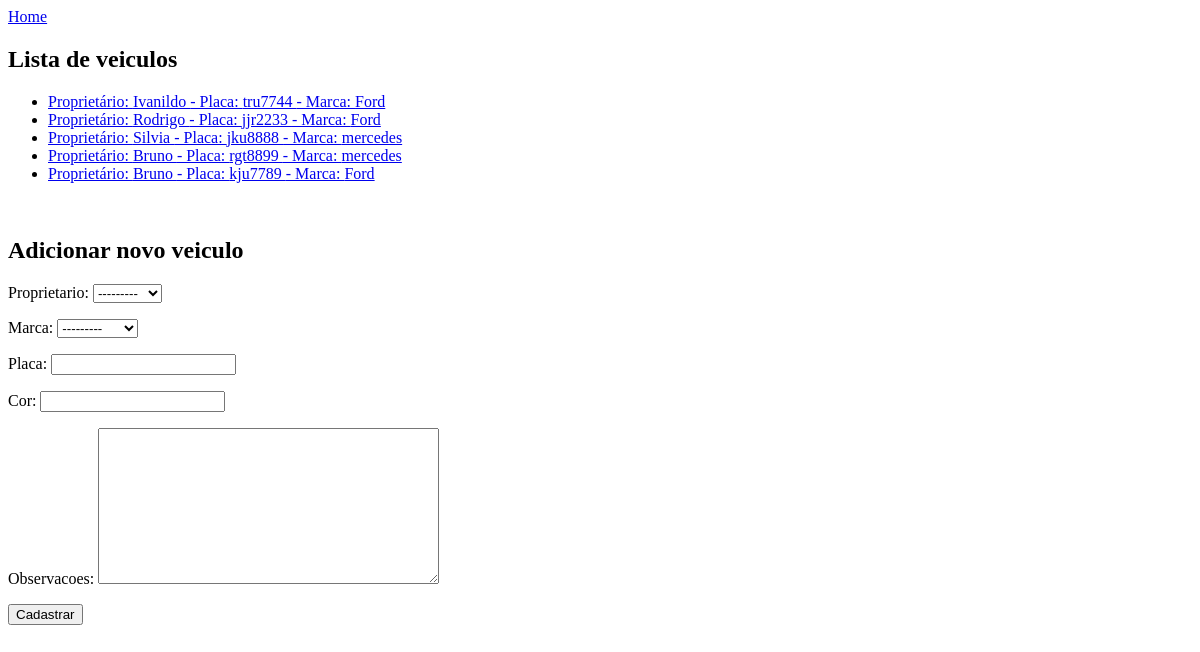
Before: /core/veiculos/ with the older database file.
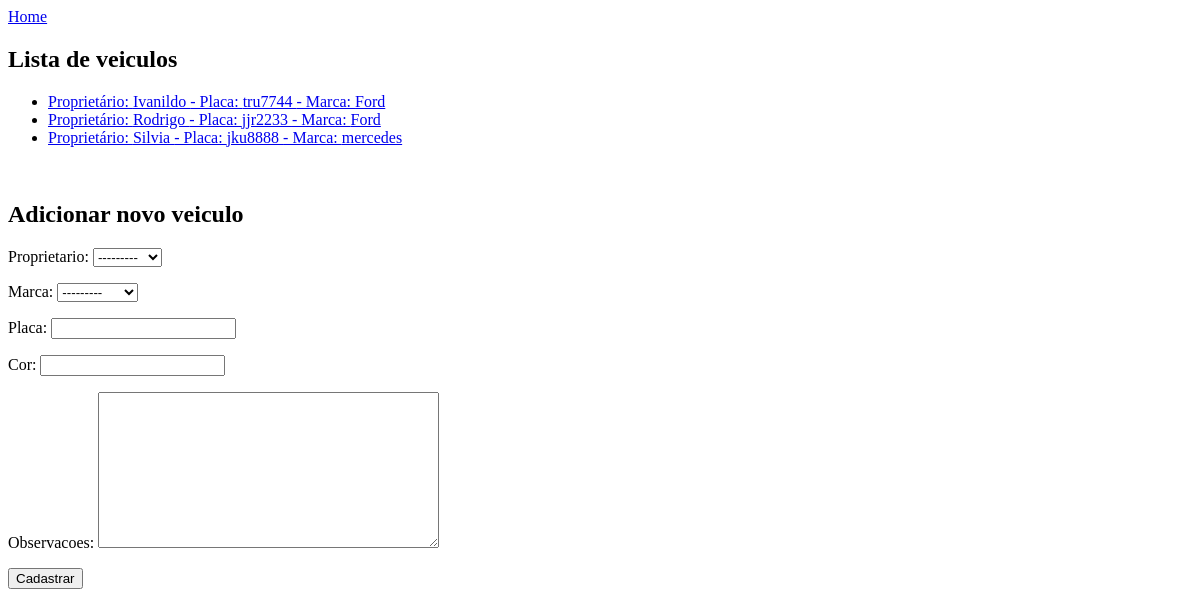
After: the same page with the newer database file.
### core/models.py (models this page shows, shortened)
class Veiculo(models.Model):
    proprietario = models.ForeignKey(Pessoa, on_delete=models.CASCADE)
    marca = models.ForeignKey(Marca, on_delete=models.CASCADE)
    placa = models.CharField(max_length=7)
    cor = models.CharField(max_length=20)
    observacoes = models.TextField(blank=True)

class Pessoa(models.Model):
    nome = models.CharField(max_length=100)
    endereco = models.CharField(max_length=200)
    telefone = models.CharField(max_length=20)
    def __str__(self):
        return self.nome

class Marca(models.Model):
    nome = models.CharField(max_length=50)
    def __str__(self):
        return self.nome

### core/views.py (the view)
# urls.py: path('veiculos/', views.lista_veiculos, name='lista_veiculos'),
def lista_veiculos(request):
    veiculos = Veiculo.objects.all()
    form = VeiculoForm()
    context = {'veiculos' : veiculos , 'form' : form}
    return render(request,'core/lista_veiculos.html',context)

### core/forms.py
class VeiculoForm(ModelForm):
    class Meta:
        model = Veiculo
        fields = '__all__'

### templates/core/lista_veiculos.html (shortened to what this page needs)
<a href="{% url 'core:home' %}">Home</a>
<h2>Lista de veiculos</h2>
<ul>
    {% for veiculo in veiculos %}
    <li><a href="{% url 'core:veiculo_update' veiculo.id%}">Proprietário:
        {{veiculo.proprietario}} - Placa: {{veiculo.placa}}
        - Marca: {{veiculo.marca}}</a></li>
    {% endfor %}
</ul>
<h2>Adicionar novo veiculo</h2>
<form action="{% url 'core:veiculo_novo' %}" method="POST">
    {{form.as_p}}
    <button type="submit">Cadastrar</button>
</form>

Changed rows visible on the page:
removed Veiculo: proprietario "Bruno", placa "rgt8899", marca "mercedes"
removed Veiculo: proprietario "Bruno", placa "kju7789", marca "Ford"
